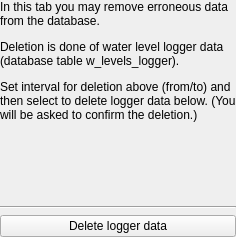
          <widget class="QWidget" name="deletion_tab">
           <attribute name="title">
            <string>Delete data</string>
           </attribute>
           <layout class="QGridLayout" name="gridLayout_6">
            <property name="leftMargin">
             <number>0</number>
            </property>
            <property name="topMargin">
             <number>0</number>
            </property>
            <property name="rightMargin">
             <number>0</number>
            </property>
            <property name="bottomMargin">
             <number>0</number>
            </property>
            <item row="0" column="0">
             <layout class="QVBoxLayout" name="verticalLayout_4">
              <item>
               <widget class="QLabel" name="label">
                <property name="sizePolicy">
                 <sizepolicy hsizetype="MinimumExpanding" vsizetype="MinimumExpanding">
                  <horstretch>0</horstretch>
                  <verstretch>0</verstretch>
                 </sizepolicy>
                </property>
                <property name="minimumSize">
                 <size>
                  <width>0</width>
                  <height>200</height>
                 </size>
                </property>
                <property name="text">
                 <string>&lt;html&gt;&lt;head/&gt;&lt;body&gt;&lt;p&gt;In this tab you may remove erroneous data from the database. &lt;/p&gt;&lt;p&gt;Deletion is done of water level logger data (database table w_levels_logger). &lt;/p&gt;&lt;p&gt;Set interval for deletion above (from/to) and then select to delete logger data below. (You will be asked to confirm the deletion.)&lt;/p&gt;&lt;/body&gt;&lt;/html&gt;</string>
                </property>
                <property name="alignment">
                 <set>Qt::AlignLeading|Qt::AlignLeft|Qt::AlignTop</set>
                </property>
                <property name="wordWrap">
                 <bool>true</bool>
                </property>
               </widget>
              </item>
              <item>
               <widget class="Line" name="line_6">
                <property name="orientation">
                 <enum>Qt::Horizontal</enum>
                </property>
               </widget>
              </item>
              <item>
               <widget class="QPushButton" name="pushButton_delete_logger">
                <property name="minimumSize">
                 <size>
                  <width>80</width>
                  <height>20</height>
                 </size>
                </property>
                <property name="text">
                 <string>Delete logger data</string>
                </property>
               </widget>
              </item>
             </layout>
            </item>
           </layout>
          </widget>
